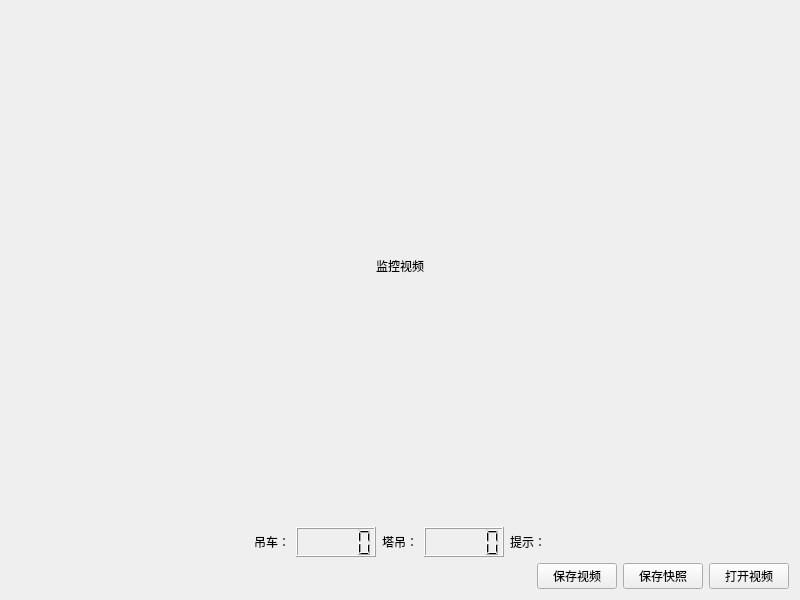
<?xml version="1.0" encoding="UTF-8"?>
<ui version="4.0">
 <class>TruckMonitorForm</class>
 <widget class="QWidget" name="TruckMonitorForm">
  <property name="geometry">
   <rect>
    <x>0</x>
    <y>0</y>
    <width>800</width>
    <height>600</height>
   </rect>
  </property>
  <property name="windowTitle">
   <string>工程车监控</string>
  </property>
  <layout class="QGridLayout" name="gridLayout">
   <item row="0" column="0">
    <widget class="QLabel" name="label_img">
     <property name="sizePolicy">
      <sizepolicy hsizetype="Expanding" vsizetype="Expanding">
       <horstretch>0</horstretch>
       <verstretch>1</verstretch>
      </sizepolicy>
     </property>
     <property name="minimumSize">
      <size>
       <width>480</width>
       <height>320</height>
      </size>
     </property>
     <property name="alignment">
      <set>Qt::AlignCenter</set>
     </property>
     <property name="text">
      <string>监控视频</string>
     </property>
    </widget>
   </item>
   <item row="1" column="0">
    <layout class="QHBoxLayout" name="horizontalLayout">
     <item>
      <spacer name="horizontalSpacer_1">
       <property name="orientation">
        <enum>Qt::Horizontal</enum>
       </property>
       <property name="sizeHint" stdset="0">
        <size>
         <width>40</width>
         <height>20</height>
        </size>
       </property>
      </spacer>
     </item>
     <item>
      <widget class="QLabel" name="label_crane">
       <property name="text">
        <string>吊车：</string>
       </property>
      </widget>
     </item>
     <item>
      <widget class="QLCDNumber" name="lcdNumber_crane">
       <property name="minimumSize">
        <size>
         <width>80</width>
         <height>30</height>
        </size>
       </property>
       <property name="digitCount">
        <number>5</number>
       </property>
      </widget>
     </item>
     <item>
      <widget class="QLabel" name="label_tower_crane">
       <property name="text">
        <string>塔吊：</string>
       </property>
      </widget>
     </item>
     <item>
      <widget class="QLCDNumber" name="lcdNumber_tower_crane">
       <property name="minimumSize">
        <size>
         <width>80</width>
         <height>30</height>
        </size>
       </property>
       <property name="digitCount">
        <number>5</number>
       </property>
      </widget>
     </item>
     <item>
      <widget class="QLabel" name="label_tip">
       <property name="text">
        <string>提示：</string>
       </property>
      </widget>
     </item>
     <item>
      <spacer name="horizontalSpacer_2">
       <property name="orientation">
        <enum>Qt::Horizontal</enum>
       </property>
       <property name="sizeHint" stdset="0">
        <size>
         <width>40</width>
         <height>20</height>
        </size>
       </property>
      </spacer>
     </item>
    </layout>
   </item>
   <item row="2" column="0">
    <layout class="QHBoxLayout" name="horizontalLayout_2">
     <item>
      <spacer name="horizontalSpacer_3">
       <property name="orientation">
        <enum>Qt::Horizontal</enum>
       </property>
       <property name="sizeHint" stdset="0">
        <size>
         <width>40</width>
         <height>20</height>
        </size>
       </property>
      </spacer>
     </item>
     <item>
      <widget class="QPushButton" name="pushButton_save_video">
       <property name="text">
        <string>保存视频</string>
       </property>
      </widget>
     </item>
     <item>
      <widget class="QPushButton" name="pushButton_snapshot">
       <property name="text">
        <string>保存快照</string>
       </property>
      </widget>
     </item>
     <item>
      <widget class="QPushButton" name="pushButton_open_video">
       <property name="text">
        <string>打开视频</string>
       </property>
      </widget>
     </item>
    </layout>
   </item>
  </layout>
 </widget>
 <resources/>
 <connections/>
</ui>
